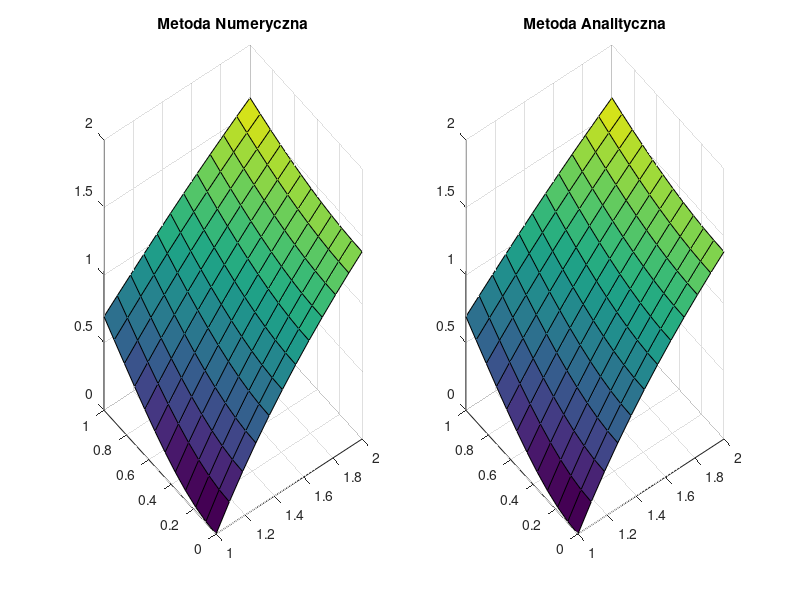

Source code (MATLAB):
%metoda Gaussa - Seidela
clc
clear all
tic

%funkcja
F = @(x,y) 0;

%rozwi�zanie analityczne
G = @(x,y) log(x.^2+y.^2);

%przedzia� omega
xa=1;
xb=2;
yc=0;
yd=1;

%warunki brzegowe
war1 = @(x) 2*log(x);
war2 = @(y) log(y.^2+4);
war3 = @(x) log(x.^2+1);
war4 = @(y) log(y.^2+1);

%siatka
n=10;
m=n;

h=(xb-xa)/(n+1);
x=linspace(xa,xb,n+2);
y=linspace(yc,yd,m+2);

tol=1e-4; 
error = 10; 
licznik=0; 

%tworzenie macierzy
M0=zeros(m,n)+1;
M1(1:n+2) = war1(x);
M2(1:m) = war2(y(2:length(y)-1));
M3(1:n+2) = war3(x);
M4(1:m) = war4(y(2:length(y)-1));

M0=[M4', M0, M2'];
M0=[M1;M0;M3];
M=M0;

for i=1:m+2
    for j=1:n+2
        g(i,j) = G(x(j),y(i));
    end
end

while error>tol
    for i=2:m+1
        for j=2:n+1
            M(i,j) =0.25*(M(i+1,j)+M(i-1,j)+M(i,j+1)+M(i,j-1))-0.25*h^2*F(x(j),y(i));
        end
    end
    
    error=max(max(abs(M0-M)));
    M0=M;
    licznik = licznik+1;
    
end

%wykresy
[X,Y] = meshgrid(x,y);
subplot(1,2,1)
surf(X,Y,M0)
title('Metoda Numeryczna')
subplot(1,2,2)
surf(X,Y,(G(X,Y)))
title('Metoda Analityczna')
Error = max(max(abs(M0-G(X,Y))))
licznik
toc